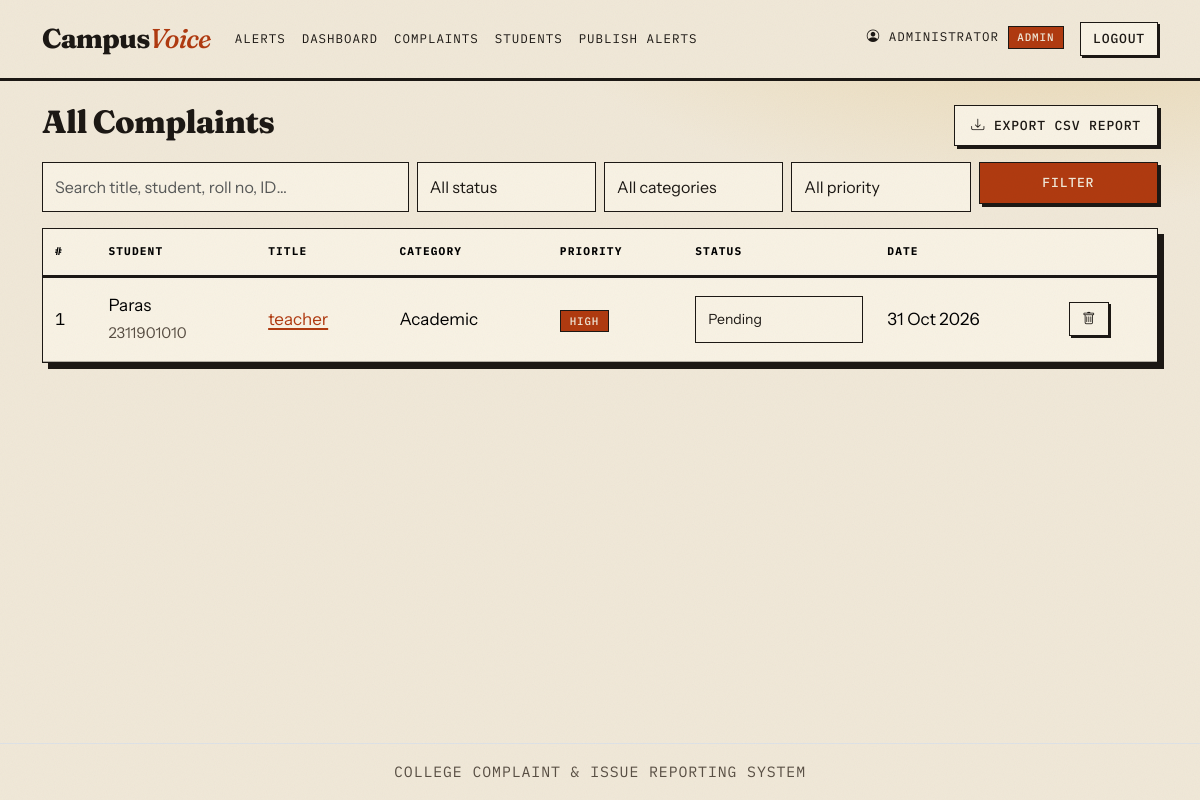
The page /admin/complaints (signed in) on the database its author committed.
### models.py (models this page shows, shortened)
class User(db.Model):
    __tablename__ = "users"
    id = db.Column(db.Integer, primary_key=True)
    name = db.Column(db.String(100), nullable=False)
    email = db.Column(db.String(120), unique=True, nullable=False)
    roll_no = db.Column(db.String(30))
    department = db.Column(db.String(80))
    password_hash = db.Column(db.String(255), nullable=False)
    role = db.Column(db.String(10), nullable=False, default="student")  # student | admin
    created_at = db.Column(db.DateTime, default=now)
    complaints = db.relationship("Complaint", backref="student", lazy=True)

class Complaint(db.Model):
    __tablename__ = "complaints"
    id = db.Column(db.Integer, primary_key=True)
    user_id = db.Column(db.Integer, db.ForeignKey("users.id"), nullable=False, index=True)
    title = db.Column(db.String(150), nullable=False)
    category = db.Column(db.String(40), nullable=False, index=True)
    priority = db.Column(db.String(10), nullable=False, default="Medium")
    description = db.Column(db.Text, nullable=False)
    status = db.Column(db.String(20), nullable=False, default="Pending", index=True)
    admin_remarks = db.Column(db.Text)
    created_at = db.Column(db.DateTime, default=now, index=True)
    updated_at = db.Column(db.DateTime, default=now, onupdate=now)
    history = db.relationship("StatusHistory", backref="complaint", lazy=True,
                              order_by="StatusHistory.changed_at",
                              cascade="all, delete-orphan")

### app.py (the view)
@app.route("/admin/complaints")
@admin_required
def admin_complaints():
    page = get_page()
    p = filtered_query().paginate(page=page, per_page=app.config["PER_PAGE"], error_out=False)
    return render_template("admin_complaints.html", complaints=p.items, p=p, f=request.args)

### app.py (called while the page is built, shortened)
def get_page():
    return max(1, min(request.args.get("page", 1, type=int), 100000))

def csrf_token():
    if "_csrf" not in session:
        session["_csrf"] = secrets.token_hex(16)
    return session["_csrf"]

@app.before_request
def csrf_protect():
    if request.method == "POST":
        sent = request.form.get("_csrf", "")
        if not sent or not secrets.compare_digest(sent, session.get("_csrf", "")):
            abort(400)

def current_user():
    uid = session.get("user_id")
    return db.session.get(User, uid) if uid else None

@app.after_request
def security_headers(resp):
    h = resp.headers
    h.setdefault("Content-Security-Policy", CSP)
    h.setdefault("X-Content-Type-Options", "nosniff")
    h.setdefault("X-Frame-Options", "DENY")
    h.setdefault("Referrer-Policy", "strict-origin-when-cross-origin")
    h.setdefault("Permissions-Policy", "geolocation=(), camera=(), microphone=()")
    h.setdefault("Cross-Origin-Opener-Policy", "same-origin")
    if app.config["SESSION_COOKIE_SECURE"]:  # only meaningful over HTTPS
        h.setdefault("Strict-Transport-Security", "max-age=31536000; includeSubDomains")
    if session.get("user_id"):  # private pages must not be cached
        h["Cache-Control"] = "no-store"
    return resp

@app.context_processor
def inject_globals():
    return dict(current_user=current_user(), csrf_token=csrf_token, STATUSES=STATUSES,
                CATEGORIES=CATEGORIES, PRIORITIES=PRIORITIES)

def admin_required(f):
    @wraps(f)
    def wrapper(*a, **kw):
        u = current_user()
        if not u:
            flash("Please log in as administrator.", "warning")
            return redirect(url_for("admin_login"))
        if u.role != "admin":
            abort(403)
        return f(*a, **kw)
    return wrapper

def filtered_query():
    q = Complaint.query.join(User).options(contains_eager(Complaint.student))
    search = request.args.get("q", "").strip()
    status = request.args.get("status", "")
    category = request.args.get("category", "")
    priority = request.args.get("priority", "")
    if status in STATUSES:
        q = q.filter(Complaint.status == status)
    if category in CATEGORIES:
        q = q.filter(Complaint.category == category)
    if priority in PRIORITIES:
        q = q.filter(Complaint.priority == priority)
    return q.order_by(Complaint.created_at.desc())

### templates/admin_complaints.html (shortened to what this page needs)
{% extends "base.html" %}
{% from "_macros.html" import status_badge, priority_badge %}
{% block content %}
<div class="d-flex justify-content-between align-items-center mb-3">
  <h3>All Complaints</h3>
  <a class="btn btn-outline-success" href="{{ url_for('report_csv', **f) }}"><i class="bi bi-download"></i> Export CSV Report</a>
</div>
<form class="row g-2 mb-3" method="get">
  <div class="col-md-4"><input name="q" value="{{ f.get('q','') }}" class="form-control" placeholder="Search title, student, roll no, ID…"></div>
  <div class="col-md-2"><select name="status" class="form-select"><option value="">All status</option>{% for s in STATUSES %}<option {{ 'selected' if f.get('status')==s }}>{{ s }}</option>{% endfor %}</select></div>
  <div class="col-md-2"><select name="category" class="form-select"><option value="">All categories</option>{% for s in CATEGORIES %}<option {{ 'selected' if f.get('category')==s }}>{{ s }}</option>{% endfor %}</select></div>
  <div class="col-md-2"><select name="priority" class="form-select"><option value="">All priority</option>{% for s in PRIORITIES %}<option {{ 'selected' if f.get('priority')==s }}>{{ s }}</option>{% endfor %}</select></div>
  <div class="col-md-2"><button class="btn btn-primary w-100">Filter</button></div>
</form>
<div class="table-responsive"><table class="table table-hover align-middle bg-white">
  <thead><tr><th>#</th><th>Student</th><th>Title</th><th>Category</th><th>Priority</th><th>Status</th><th>Date</th><th></th></tr></thead>
  <tbody>{% for c in complaints %}
  <tr><td>{{ c.id }}</td><td>{{ c.student.name }}<br><small class="text-muted">{{ c.student.roll_no }}</small></td>
    <td><a href="{{ url_for('complaint_detail', cid=c.id) }}">{{ c.title }}</a></td><td>{{ c.category }}</td>
    <td>{{ priority_badge(c.priority) }}</td>
    <td>
      <form method="post" action="{{ url_for('update_complaint', cid=c.id) }}" class="d-flex gap-1">
        <select name="status" class="form-select form-select-sm" onchange="this.form.submit()">{% for s in STATUSES %}<option {{ 'selected' if s==c.status }}>{{ s }}</option>{% endfor %}</select>
      </form></td>
    <td>{{ c.created_at.strftime('%d %b %Y') }}</td>
    <td><form method="post" action="{{ url_for('delete_complaint', cid=c.id) }}" onsubmit="return confirm('Delete complaint #{{ c.id }}?')"><button class="btn btn-sm btn-outline-danger"><i class="bi bi-trash"></i></button></form></td></tr>
  {% else %}<tr><td colspan="8" class="text-center text-muted">No complaints match.</td></tr>{% endfor %}</tbody></table></div>
{% endblock %}

### templates/base.html (shortened to what this page needs)
<!DOCTYPE html>
<html lang="en">
<head>
  <link href="https://cdn.jsdelivr.net/npm/bootstrap@5.3.3/dist/css/bootstrap.min.css" rel="stylesheet">
  <link href="https://cdn.jsdelivr.net/npm/bootstrap-icons@1.11.3/font/bootstrap-icons.css" rel="stylesheet">
  <link href="{{ url_for('static', filename='css/style.css') }}" rel="stylesheet">
</head>
<body class="d-flex flex-column min-vh-100">
<nav class="navbar navbar-expand-lg masthead">
  <div class="container">
    <a class="navbar-brand" href="{{ url_for('index') }}">Campus<em>Voice</em></a>
    <div id="nav" class="collapse navbar-collapse">
      <ul class="navbar-nav me-auto">
        <li class="nav-item"><a class="nav-link" href="{{ url_for('alerts') }}">Alerts</a></li>
        {% if current_user and current_user.role == 'student' %}
          <li class="nav-item"><a class="nav-link" href="{{ url_for('new_complaint') }}">New Complaint</a></li>
          <li class="nav-item"><a class="nav-link" href="{{ url_for('my_complaints') }}">My Complaints</a></li>
        {% elif current_user and current_user.role == 'admin' %}
          <li class="nav-item"><a class="nav-link" href="{{ url_for('admin_dashboard') }}">Dashboard</a></li>
          <li class="nav-item"><a class="nav-link" href="{{ url_for('admin_complaints') }}">Complaints</a></li>
          <li class="nav-item"><a class="nav-link" href="{{ url_for('admin_students') }}">Students</a></li>
          <li class="nav-item"><a class="nav-link" href="{{ url_for('admin_alerts') }}">Publish Alerts</a></li>
        {% endif %}
      </ul>
      <ul class="navbar-nav">
        {% if current_user %}
          <li class="nav-item"><span class="navbar-text me-3"><i class="bi bi-person-circle"></i> {{ current_user.name }} <span class="badge bg-{{ 'danger' if current_user.role == 'admin' else 'success' }}">{{ current_user.role|capitalize }}</span></span></li>
          <li class="nav-item"><a class="btn btn-light btn-sm" href="{{ url_for('logout') }}">Logout</a></li>
        {% endif %}
      </ul>
    </div>
  </div>
</nav>
<main class="container my-4 flex-grow-1">
  {% block content %}{% endblock %}
</main>
<footer class="text-center text-muted py-3 border-top small">College Complaint &amp; Issue Reporting System</footer>
</body>
</html>

### templates/_macros.html (shortened to what this page needs)
{% macro priority_badge(p) -%}
<span class="badge bg-{{ {'Low':'secondary','Medium':'primary','High':'danger'}[p] }}">{{ p }}</span>
{%- endmacro %}

### static/css/style.css (style rules this page uses)
:root { --paper:#F0E8D8; --surface:#F8F2E4; --ink:#1C1814; --muted:#594F44; --rust:#B03A10; --ochre:#E9B63A; --navy:#20395C; --moss:#2D5A3B; --line:1.5px solid var(--ink); --display:'Fraunces',Georgia,serif; --body:'Instrument Sans','Helvetica Neue',sans-serif; --mono:'IBM Plex Mono',ui-monospace,monospace; --u:.5rem; }
body { font-family:var(--body);font-size:1.0625rem;line-height:1.6;color:var(--ink); background:radial-gradient(900px 420px at 90% -8%,#E6D2A6,transparent 65%),var(--paper) }
body::before { content:"";position:fixed;inset:0;pointer-events:none;z-index:50;opacity:.05;mix-blend-mode:multiply; }
h1,h2,h3,h4,h5 { font-family:var(--display);font-weight:800;letter-spacing:-.02em;line-height:1.05 }
h3 { font-size:2rem }
a { color:var(--rust);text-decoration-thickness:2px;text-underline-offset:3px }
.text-muted,small,.small { color:var(--muted)!important }
.masthead { background:var(--paper);border-bottom:3px solid var(--ink);padding:calc(var(--u)*1.5) 0 }
.masthead .navbar-brand { font-family:var(--display);font-weight:800;font-size:1.7rem;letter-spacing:-.03em;color:var(--ink) }
.masthead .navbar-brand em { color:var(--rust);font-weight:500 }
.masthead .nav-link,.masthead .navbar-text { font-family:var(--mono);font-size:.78rem;text-transform:uppercase;letter-spacing:.08em;color:var(--ink) }
.masthead .nav-link { padding:var(--u) calc(var(--u)*1.5) }
.btn { font-family:var(--mono);font-size:.82rem;font-weight:500;text-transform:uppercase;letter-spacing:.06em; border:var(--line);border-radius:0;padding:calc(var(--u)*1.25) calc(var(--u)*2);box-shadow:3px 3px 0 var(--ink); transition:transform .12s,box-shadow .12s,background .12s,color .12s }
.btn-sm { padding:calc(var(--u)*.75) calc(var(--u)*1.5);box-shadow:2px 2px 0 var(--ink) }
.btn-primary,.btn-danger { background:var(--rust);color:var(--paper);border-color:var(--ink) }
.btn-light,.btn-outline-primary,.btn-outline-secondary,.btn-outline-success,.btn-outline-danger { background:var(--surface);color:var(--ink);border-color:var(--ink) }
.form-control,.form-select { background:var(--surface);color:var(--ink);border:var(--line);border-radius:0;padding:calc(var(--u)*1.5) }
.bg-white,.table-responsive { background:var(--surface)!important }
.table-responsive { border:var(--line);box-shadow:6px 6px 0 var(--ink) }
.table { --bs-table-bg:transparent;--bs-table-hover-bg:#EADFC4;--bs-table-hover-color:var(--ink);color:var(--ink);margin:0 }
.table thead th { font-family:var(--mono);font-size:.7rem;text-transform:uppercase;letter-spacing:.1em;border-bottom:3px solid var(--ink) }
.table td,.table th { padding:calc(var(--u)*1.75) calc(var(--u)*1.5);border-color:rgba(28,24,20,.3) }
.table td:first-child { font-family:var(--mono) }
.badge { font-family:var(--mono);font-weight:500;font-size:.68rem;letter-spacing:.08em;text-transform:uppercase;border:var(--line);border-radius:0;padding:.3rem .55rem }
.badge.bg-danger { background:var(--rust)!important;color:var(--paper)!important }
footer { font-family:var(--mono);font-size:.72rem;letter-spacing:.06em;text-transform:uppercase }
main>*,.ledger li { animation:rise .6s cubic-bezier(.2,.7,.2,1) both;animation-delay:calc(var(--i,0)*80ms) }
main>*:nth-child(2) { --i:1 }
main>*:nth-child(3) { --i:2 }

### rows shown on the page
User: name "ADMINISTRATOR", role "ADMIN"
Complaint: id "1", student.name "Paras", student.roll_no "2311901010", title "teacher", category "Academic", priority "HIGH", created_at "31 Oct 2026"

### other values the page prints
form field status "Pending"
